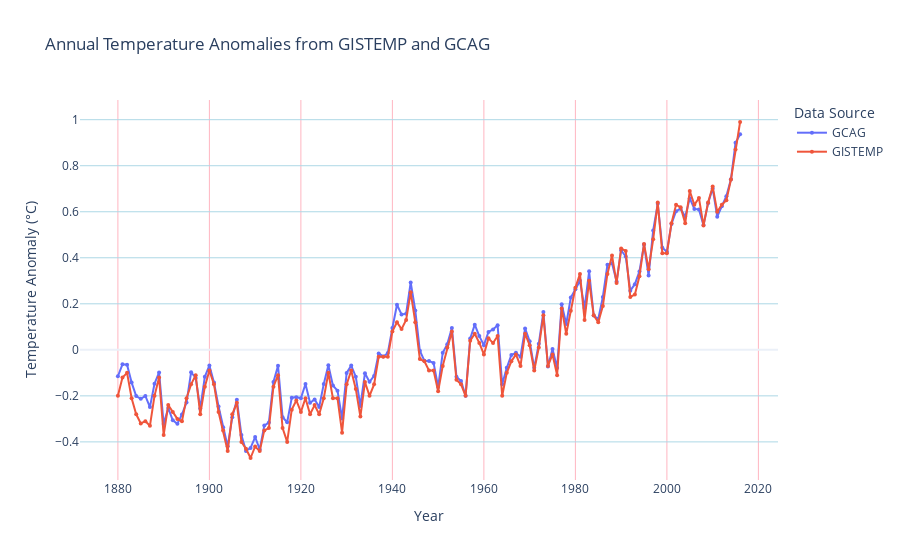

Notebook cell for this chart:
### Code cell
import pandas as pd
import plotly.express as px

# Carica il file CSV in un DataFrame
annual_data_path = r'C:\Users\Luca_\Python Epicode\Progetto Climate Change\Sistemati\Temperature\Anomalie annuali temperatura dal 1880 al 2022.csv'  # Sostituisci con il percorso al tuo file
annual_anomalies = pd.read_csv(annual_data_path)

# Assicurati che la colonna 'Year' sia in formato datetime
annual_anomalies['Year'] = pd.to_datetime(annual_anomalies['Year'], format='%Y')

# Crea il grafico a linee con Plotly
fig_annual = px.line(annual_anomalies, x='Year', y='Mean', color='Source',
                     title='Annual Temperature Anomalies from GISTEMP and GCAG',
                     labels={'Mean': 'Temperature Anomaly (°C)', 'Year': 'Year'},
                     template='plotly_white')

# Personalizza il grafico
fig_annual.update_traces(mode='lines+markers', hoverinfo='x+y+text', marker=dict(size=4))
fig_annual.update_layout(legend_title_text='Data Source')
fig_annual.update_xaxes(showgrid=True, gridwidth=1, gridcolor='LightPink')
fig_annual.update_yaxes(showgrid=True, gridwidth=1, gridcolor='LightBlue')

# Mostra il grafico
fig_annual.show()

# Salva il grafico come file HTML per la visualizzazione esterna
fig_annual.write_html('annual_temperature_anomalies_interactive.html')

### Figure 1 — Plotly figure (JSON) as saved in the notebook; plotly's stock layout.template omitted (floating-point values rounded to 4 significant figures; data arrays with more than 128 entries replaced by an {"elided": "..."} marker saying what was removed)
{"data": [{"hoverinfo": "x+y+text", "hovertemplate": "Source=GCAG<br>Year=%{x}<br>Temperature Anomaly (°C)=%{y}<extra></extra>", "legendgroup": "GCAG", "line": {"color": "#636efa", "dash": "solid"}, "marker": {"size": 4, "symbol": "circle"}, "mode": "lines+markers", "name": "GCAG", "orientation": "v", "showlegend": true, "type": "scatter", "x": {"elided": "137 str values"}, "xaxis": "x", "y": {"elided": "137 float values"}, "yaxis": "y"}, {"hoverinfo": "x+y+text", "hovertemplate": "Source=GISTEMP<br>Year=%{x}<br>Temperature Anomaly (°C)=%{y}<extra></extra>", "legendgroup": "GISTEMP", "line": {"color": "#EF553B", "dash": "solid"}, "marker": {"size": 4, "symbol": "circle"}, "mode": "lines+markers", "name": "GISTEMP", "orientation": "v", "showlegend": true, "type": "scatter", "x": {"elided": "137 str values"}, "xaxis": "x", "y": {"elided": "137 float values"}, "yaxis": "y"}], "layout": {"legend": {"title": {"text": "Data Source"}, "tracegroupgap": 0}, "title": {"text": "Annual Temperature Anomalies from GISTEMP and GCAG"}, "xaxis": {"anchor": "y", "domain": [0, 1], "gridcolor": "LightPink", "gridwidth": 1, "showgrid": true, "title": {"text": "Year"}}, "yaxis": {"anchor": "x", "domain": [0, 1], "gridcolor": "LightBlue", "gridwidth": 1, "showgrid": true, "title": {"text": "Temperature Anomaly (°C)"}}}}
